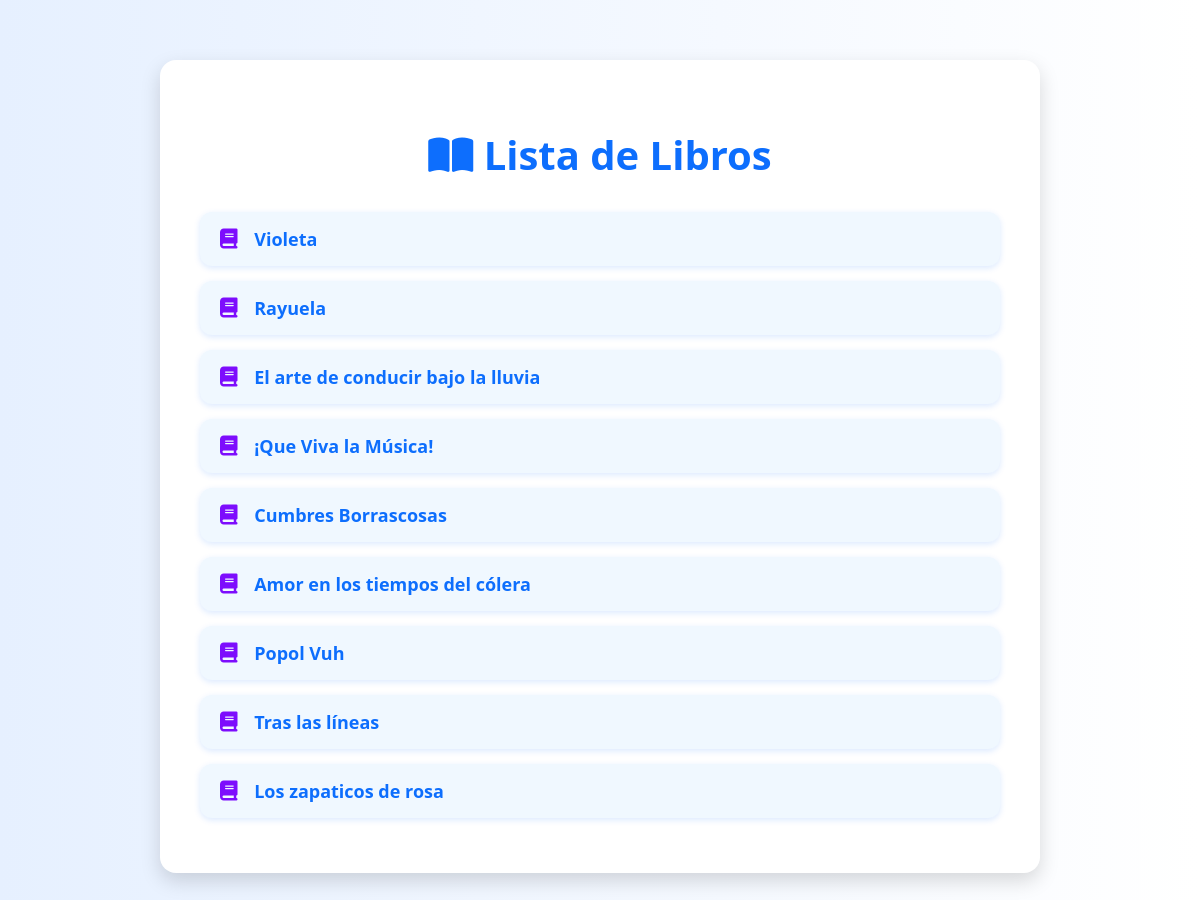
The app's page /libros/ with its own data.
### libros/models.py (models this page shows, shortened)
class Libro(models.Model):
    titulo = models.CharField(max_length=200)
    autor = models.CharField(max_length=100)
    descripcion = models.TextField()
    fecha_publicacion = models.DateField()
    isbn = models.CharField(max_length=13, unique=True)

### libros/views.py (the view)
# urls.py: path('', views.lista_libros, name='lista_libros'),
def lista_libros(request):
    libros = Libro.objects.all()
    return render(request, 'libros/lista_libros.html', {'libros': libros})

### libros/templates/libros/lista_libros.html (shortened to what this page needs)
{% load static %}
<!DOCTYPE html>
<html lang="es">
<head>
    <link rel="stylesheet" href="{% static 'libros/css/lista_libros.css' %}">
    <link rel="stylesheet" href="https://cdnjs.cloudflare.com/ajax/libs/font-awesome/6.5.0/css/all.min.css">
</head>
<body>
    <div class="container">
        <h1><i class="fas fa-book-open"></i> Lista de Libros</h1>
        <ul class="libros-lista">
            {% for libro in libros %}
                <li class="libro-item">
                    <a href="{% url 'detalle_libro' libro.id %}">
                        <i class="fas fa-book"></i> {{ libro.titulo }}
                    </a>
                </li>
            {% endfor %}
        </ul>
    </div>
</body>
</html>

### libros/static/libros/css/lista_libros.css (style rules this page uses)
body { font-family: 'Segoe UI', sans-serif; background: linear-gradient(to right, #e6f0ff, #ffffff); color: #1a1a1a; margin: 0; padding: 0; }
.container { max-width: 800px; margin: 60px auto; background: #fff; padding: 40px; border-radius: 16px; box-shadow: 0 8px 20px rgba(0, 0, 0, 0.15); animation: fadeIn 0.6s ease-in-out; }
h1 { text-align: center; color: #0d6efd; font-size: 2.5em; margin-bottom: 30px; }
.libros-lista { list-style: none; padding: 0; margin: 0; }
.libro-item { background: #f0f8ff; margin-bottom: 15px; padding: 15px 20px; border-radius: 12px; transition: transform 0.2s ease, box-shadow 0.2s ease; display: flex; align-items: center; box-shadow: 0 2px 6px rgba(13, 110, 253, 0.15); }
.libro-item i { margin-right: 12px; color: #7d0dfd; font-size: 20px; }
a { text-decoration: none; color: #0d6efd; font-size: 18px; font-weight: 600; flex: 1; }

### records on screen
Libro: titulo "Violeta"
Libro: titulo "Rayuela"
Libro: titulo "El arte de conducir bajo la lluvia"
Libro: titulo "¡Que Viva la Música!"
Libro: titulo "Cumbres Borrascosas"
Libro: titulo "Amor en los tiempos del cólera"
Libro: titulo "Popol Vuh"
Libro: titulo "Tras las líneas"
Libro: titulo "Los zapaticos de rosa"
